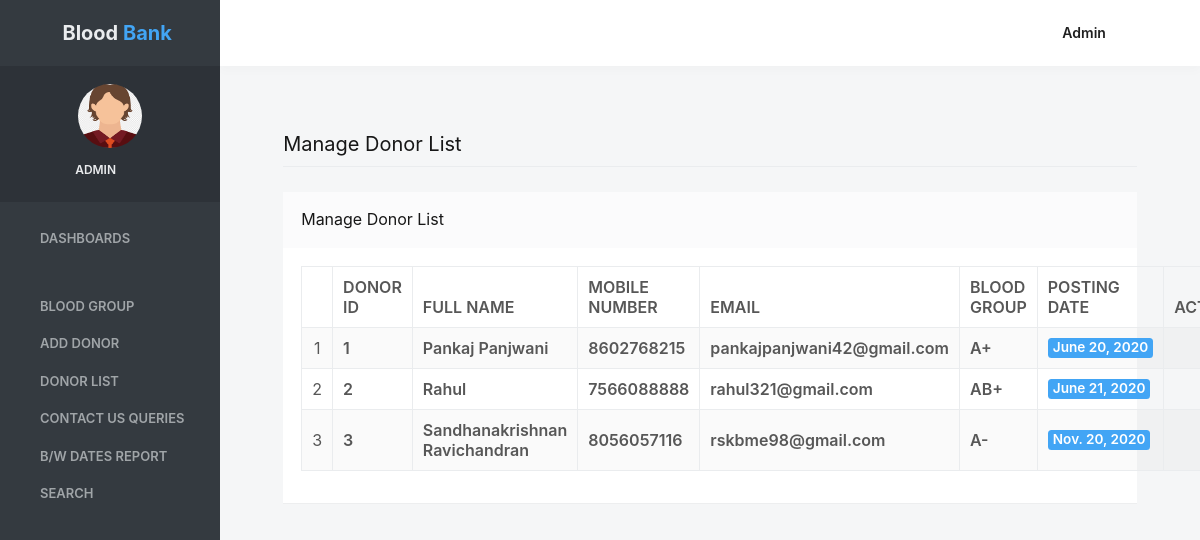
The page /donorlist (signed in) on the database as committed earlier.
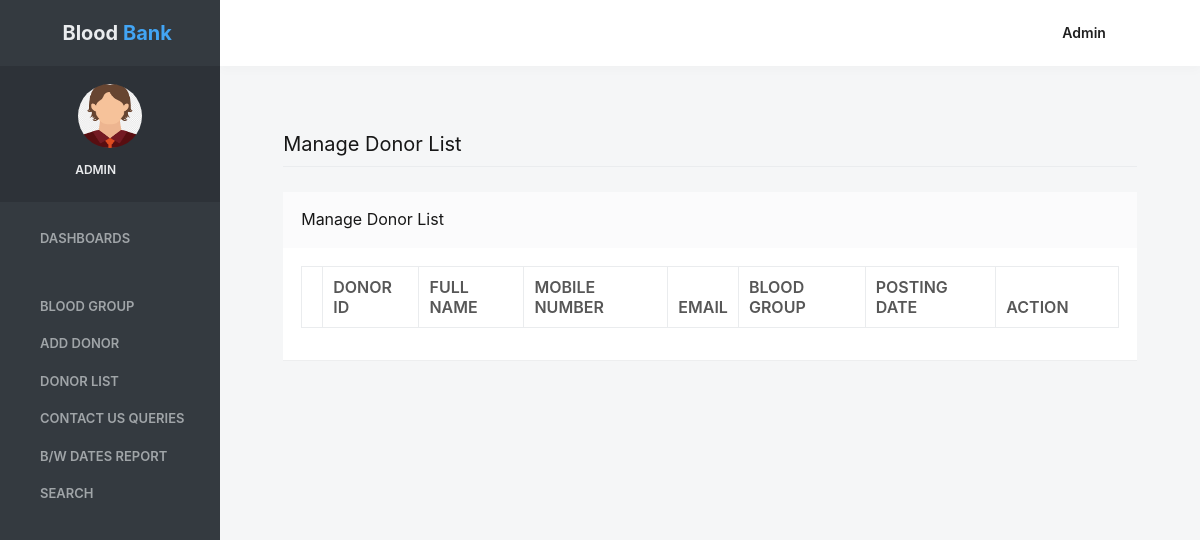
The same page on the database as committed later.
### bloodbank/models.py (models this page shows, shortened)
class Donor(models.Model):
    fullname = models.CharField(max_length=100)
    mobileno = models.CharField(max_length=15)
    emailid = models.CharField(max_length=50)
    gender = models.CharField(max_length=15)
    age = models.CharField(max_length=15)
    group = models.ForeignKey(Group, on_delete=models.CASCADE)
    address = models.CharField(max_length=300, null=True)
    message = models.CharField(max_length=300, null=True)
    postingdate = models.DateField()

class Group(models.Model):
    bloodgroup = models.CharField(max_length=30)

### bloodbank/views.py (the view)
# urls.py: path('donorlist',donorlist, name='donorlist'),
def donorlist(request):
    if not request.user.is_authenticated:
        return redirect('login')
    donor = Donor.objects.all()
    d = {'donor': donor}
    return render(request, 'donorlist.html', d)

### bloodbank/templates/donorlist.html (shortened to what this page needs)
{% load static %}
{% block body %}
<html lang="en" class="no-focus">
    <head>
       <link rel="stylesheet" href="{% static 'adminassets/js/plugins/datatables/dataTables.bootstrap4.min.css' %}">
        <link rel="stylesheet" id="css-main" href="{% static 'adminassets/css/codebase.min.css' %}">
    </head>
    <body>
        <div id="page-container" class="sidebar-o sidebar-inverse side-scroll page-header-fixed main-content-narrow">
          {% include 'sidebar.html' %}
            {% include 'admin_nav.html' %}
            <main id="main-container">
                <div class="content">
                    <h2 class="content-heading">Manage Donor List</h2>
                    <div class="block">
                        <div class="block-header block-header-default">
                            <h3 class="block-title">Manage Donor List</h3>
                        </div>
                        <div class="block-content block-content-full">
                            <table class="table table-bordered table-striped table-vcenter js-dataTable-full-pagination">
                                <thead>
                                    <tr>
                                        <th class="text-center"></th>
                                        <th>Donor ID</th>
                                        <th class="d-none d-sm-table-cell">Full Name</th>
                                        <th class="d-none d-sm-table-cell">Mobile Number</th>
                                        <th class="d-none d-sm-table-cell">Email</th>
                                        <th class="d-none d-sm-table-cell">Blood Group</th>
                                        <th class="d-none d-sm-table-cell">Posting Date</th>
                                        <th class="d-none d-sm-table-cell" style="width: 15%;">Action</th>
                                       </tr>
                                </thead>
                                <tbody>
 {% for i in donor %}
                                    <tr>
                                        <td class="text-center">{{forloop.counter}}</td>
                                        <td class="font-w600">{{i.id}}</td>
                                        <td class="font-w600">{{i.fullname}}</td>
                                        <td class="font-w600">{{i.mobileno}}</td>
                                        <td class="font-w600">{{i.emailid}}</td>
                                        <td class="font-w600">{{i.group.bloodgroup}}</td>
                                        <td class="font-w600">
                                            <span class="badge badge-primary">{{i.postingdate}}</span>
                                        </td>
                                         <td class="d-none d-sm-table-cell"><a href="{% url 'delete_donor' i.id %}" onclick="return confirm('Do you really want to Delete ?');"><i class="fa fa-trash fa-delete" aria-hidden="true"></i></a></td>
                                    </tr>
                                    {% endfor %}
                                </tbody>
                            </table>
                        </div>
                    </div>
                </div>
            </main>
        </div>
    </body>
</html>
{% endblock %}

### bloodbank/templates/sidebar.html (shortened to what this page needs)
{% load static %}
   <nav id="sidebar">
                <div id="sidebar-scroll">
                    <div class="sidebar-content">
                        <div class="content-header content-header-fullrow px-15">
                            <div class="content-header-section text-center align-parent sidebar-mini-hidden">
                                <div class="content-header-item">
                                    <a class="link-effect font-w700" href="{% url 'admin_home' %}">
                                        <i class="si si-fire text-primary"></i>
                                        <span class="font-size-xl text-dual-primary-dark">Blood </span><span class="font-size-xl text-primary">Bank</span>
                                    </a>
                                </div>
                            </div>
                        </div>
                        <div class="content-side content-side-full content-side-user px-10 align-parent">
                            <div class="sidebar-mini-hidden-b text-center">
                                <a class="img-link" href="be_pages_generic_profile.html">
                                    <img class="img-avatar" src="{% static 'adminassets/img/avatars/avatarboy729.png' %}" alt="">
                                </a>
                                <ul class="list-inline mt-10">
                                    <li class="list-inline-item">
                                        <a class="link-effect text-dual-primary-dark font-size-xs font-w600 text-uppercase" href="#">{{request.user.username}}</a>
                                    </li>
                                    <li class="list-inline-item">
                                        <a class="link-effect text-dual-primary-dark" href="{% url 'logout' %}">
                                            <i class="si si-logout"></i>
                                        </a>
                                    </li>
                                </ul>
                            </div>
                        </div>
                        <div class="content-side content-side-full">
                            <ul class="nav-main">
                                <li class="open">
                                    <a href="{% url 'admin_home' %}"><i class="si si-cup"></i><span class="sidebar-mini-hide">Dashboards</span></a>
                                </li>
                                <li class="nav-main-heading"><span class="sidebar-mini-visible">UI</span></li>
                                <li>
                                    <a class="nav-submenu" data-toggle="nav-submenu"><i class="si si-puzzle"></i>Blood Group</a>
                                </li>
                               <li>
                                    <a  href="{% url 'add_donor' %}"><i class="fa fa-edit"></i><span class="sidebar-mini-hide">Add Donor</span></a>
                                </li>
                                <li>
                                    <a  href="{% url 'donorlist' %}"><i class="fa fa-users"></i><span class="sidebar-mini-hide">Donor List</span></a>
                                </li>
                                <li>
                                    <a class="nav-submenu" data-toggle="nav-submenu" href="#"><i class="si si-user"></i><span class="sidebar-mini-hide">Contact Us Queries</span></a>
                                </li>
                                <li>
                                    <a  href="{% url 'betweendate_report' %}"><i class="si si-vector"></i><span class="sidebar-mini-hide">B/w Dates Report</span></a>
                                </li>
                                <li>
                                    <a class="nav-submenu" data-toggle="nav-submenu" href="#"><i class="si si-trophy"></i><span class="sidebar-mini-hide">Search</span></a>
                                </li>
                            </ul>
                        </div>
                    </div>
                </div>
            </nav>

### bloodbank/templates/admin_nav.html (shortened to what this page needs)
{% load static %}
            <header id="page-header">
                <div class="content-header">
                    <div class="content-header-section">
                        <button type="button" class="btn btn-circle btn-dual-secondary" data-toggle="layout" data-action="sidebar_toggle">
                            <i class="fa fa-navicon"></i>
                        </button>
                        <div class="btn-group" role="group">
                            <button type="button" class="btn btn-circle btn-dual-secondary" id="page-header-options-dropdown" data-toggle="dropdown" aria-haspopup="true" aria-expanded="false">
                                <i class="fa fa-wrench"></i>
                            </button>
                        </div>
                        <div class="btn-group" role="group">
                            <button type="button" class="btn btn-circle btn-dual-secondary" id="page-header-themes-dropdown" data-toggle="dropdown" aria-haspopup="true" aria-expanded="false">
                                <i class="fa fa-paint-brush"></i>
                            </button>
                        </div>
                    </div>
                    <div class="content-header-section">
                        <div class="btn-group" role="group">
                            <button type="button" class="btn btn-rounded btn-dual-secondary text-capitalize" id="page-header-user-dropdown" data-toggle="dropdown" aria-haspopup="true" aria-expanded="false">
                                {{request.user.username}}<i class="fa fa-angle-down ml-5"></i>
                            </button>
                        </div>
                    </div>
                </div>
            </header>

Rows that differ between the two databases and show on the page:
removed Donor: id "1", fullname "Pankaj Panjwani", mobileno "8602768215", emailid "pankajpanjwani42@gmail.com", group.bloodgroup "A+", postingdate "June 20, 2020"
removed Donor: id "2", fullname "Rahul", mobileno "7566088888", emailid "rahul321@gmail.com", group.bloodgroup "AB+", postingdate "June 21, 2020"
removed Donor: id "3", fullname "Sandhanakrishnan Ravichandran", mobileno "8056057116", emailid "rskbme98@gmail.com", group.bloodgroup "A-", postingdate "Nov. 20, 2020"
